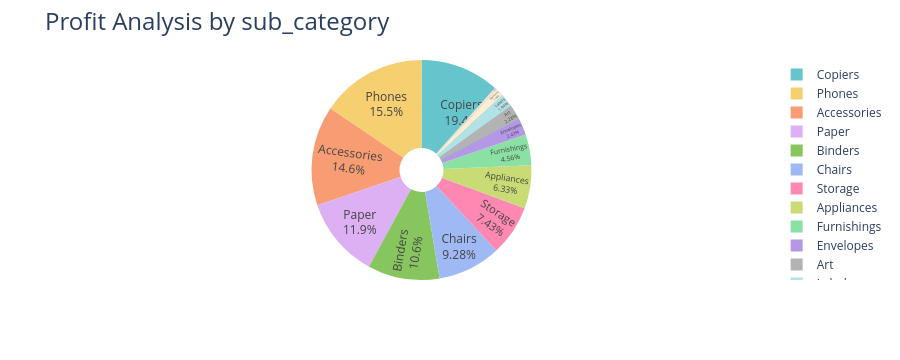

The code cell stored with this chart in its notebook:
### Code cell
fig = px.pie(profit_by_sub_category,values = 'Profit',names = 'Sub-Category',hole = 0.2,
             color_discrete_sequence = px.colors.qualitative.Pastel)
fig.update_traces(textposition = 'inside',textinfo = 'percent+label')
fig.update_layout(title_text = 'Profit Analysis by sub_category',title_font= dict(size=24))
fig.show()

### Figure 1 — Plotly figure (JSON) as saved in the notebook; plotly's stock layout.template omitted (floating-point values rounded to 4 significant figures)
{"data": [{"domain": {"x": [0, 1], "y": [0, 1]}, "hole": 0.2, "hovertemplate": "Sub-Category=%{label}<br>Profit=%{value}<extra></extra>", "labels": ["Accessories", "Appliances", "Art", "Binders", "Bookcases", "Chairs", "Copiers", "Envelopes", "Fasteners", "Furnishings", "Labels", "Machines", "Paper", "Phones", "Storage", "Supplies", "Tables"], "legendgroup": "", "name": "", "showlegend": true, "textinfo": "percent+label", "textposition": "inside", "type": "pie", "values": [41940.0, 18140.0, 6528.0, 30220.0, -3473.0, 26590.0, 55620.0, 6964.0, 949.5, 13060.0, 5546.0, 3385.0, 34050.0, 44520.0, 21280.0, -1189.0, -17730.0]}], "layout": {"autosize": true, "height": 360, "legend": {"tracegroupgap": 0}, "margin": {"t": 60}, "piecolorway": ["rgb(102, 197, 204)", "rgb(246, 207, 113)", "rgb(248, 156, 116)", "rgb(220, 176, 242)", "rgb(135, 197, 95)", "rgb(158, 185, 243)", "rgb(254, 136, 177)", "rgb(201, 219, 116)", "rgb(139, 224, 164)", "rgb(180, 151, 231)", "rgb(179, 179, 179)"], "title": {"font": {"size": 24}, "text": "Profit Analysis by sub_category"}}}
